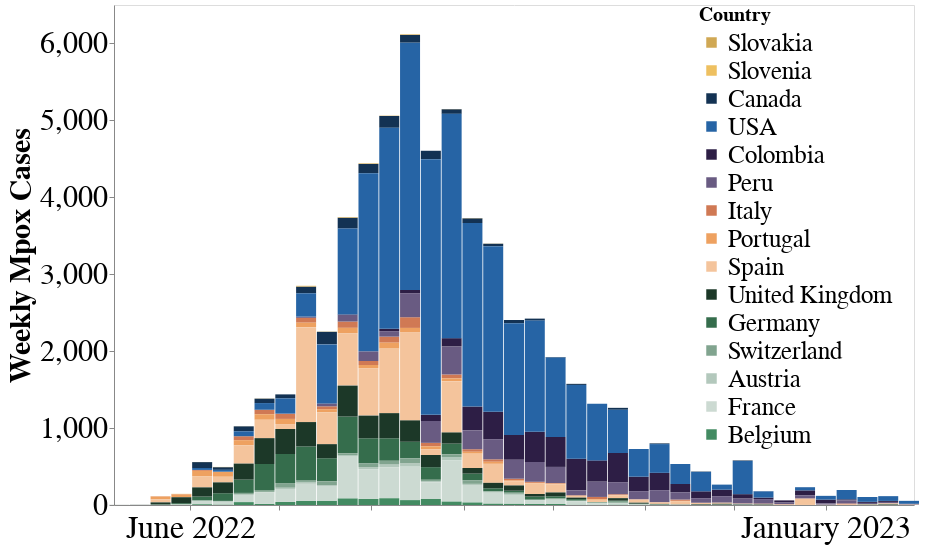

Notebook source saved alongside this figure:
### Code cell
weekly_prevalence['order'] = weekly_prevalence['location'].replace(
    {val: i for i, val in enumerate(colors.keys())}
)

weekly_cases_country = alt.Chart(weekly_prevalence).mark_bar(interpolate = "monotone", size =20).encode(
    alt.X("date:T", axis=alt.Axis( title="",tickCount = "month", grid=False, format="%B %Y", labelFontSize = 32, labelLimit = 0)),
    alt.Y("cases", axis=alt.Axis( grid=False, title= "Weekly Mpox Cases",labelFontSize = 30, titleFontSize = 30 , values = list(range(0, 6500, 1000)))), 
    alt.Color("location:N", title = "country",  scale=alt.Scale(domain=list(colors.keys()), range=list(colors.values())), legend=alt.Legend(title = "Country",labelLimit= 0, orient = "right",offset = -215, labelFontSize = 25, titleFontSize = 20, symbolSize = 110)), 
    alt.Order("order", sort = "descending")).properties(
    width = 800,
    height = 500
)
weekly_cases_country

### Figure 1 — Vega-Lite specification as saved in the notebook (floating-point values rounded to 4 significant figures; data arrays with more than 128 entries replaced by an {"elided": "..."} marker saying what was removed)
{"config": {"view": {"continuousWidth": 400, "continuousHeight": 300}}, "data": {"name": "data-6afcb7f227408069b7696b71755d6032"}, "mark": {"type": "bar", "interpolate": "monotone", "size": 20}, "encoding": {"color": {"field": "location", "legend": {"labelFontSize": 25, "labelLimit": 0, "offset": -215, "orient": "right", "symbolSize": 110, "title": "Country", "titleFontSize": 20}, "scale": {"domain": ["Slovakia", "Slovenia", "Canada", "USA", "Colombia", "Peru", "Italy", "Portugal", "Spain", "United Kingdom", "Germany", "Switzerland", "Austria", "France", "Belgium"], "range": ["#D0A854", "#EEC060", "#133253", "#2664A5", "#2D1E45", "#695B82", "#D07954", "#EEA160", "#F4C49C", "#1C3828", "#356D4C", "#81A48F", "#B3C8BC", "#CCDAD2", "#438B62"]}, "title": "country", "type": "nominal"}, "order": {"field": "order", "sort": "descending", "type": "quantitative"}, "x": {"axis": {"format": "%B %Y", "grid": false, "labelFontSize": 32, "labelLimit": 0, "tickCount": "month", "title": ""}, "field": "date", "type": "temporal"}, "y": {"axis": {"grid": false, "labelFontSize": 30, "title": "Weekly Mpox Cases", "titleFontSize": 30, "values": [0, 1000, 2000, 3000, 4000, 5000, 6000]}, "field": "cases", "type": "quantitative"}}, "height": 500, "width": 800, "$schema": "https://vega.github.io/schema/vega-lite/v4.17.0.json", "datasets": {"data-6afcb7f227408069b7696b71755d6032": {"elided": "533 records"}}}
